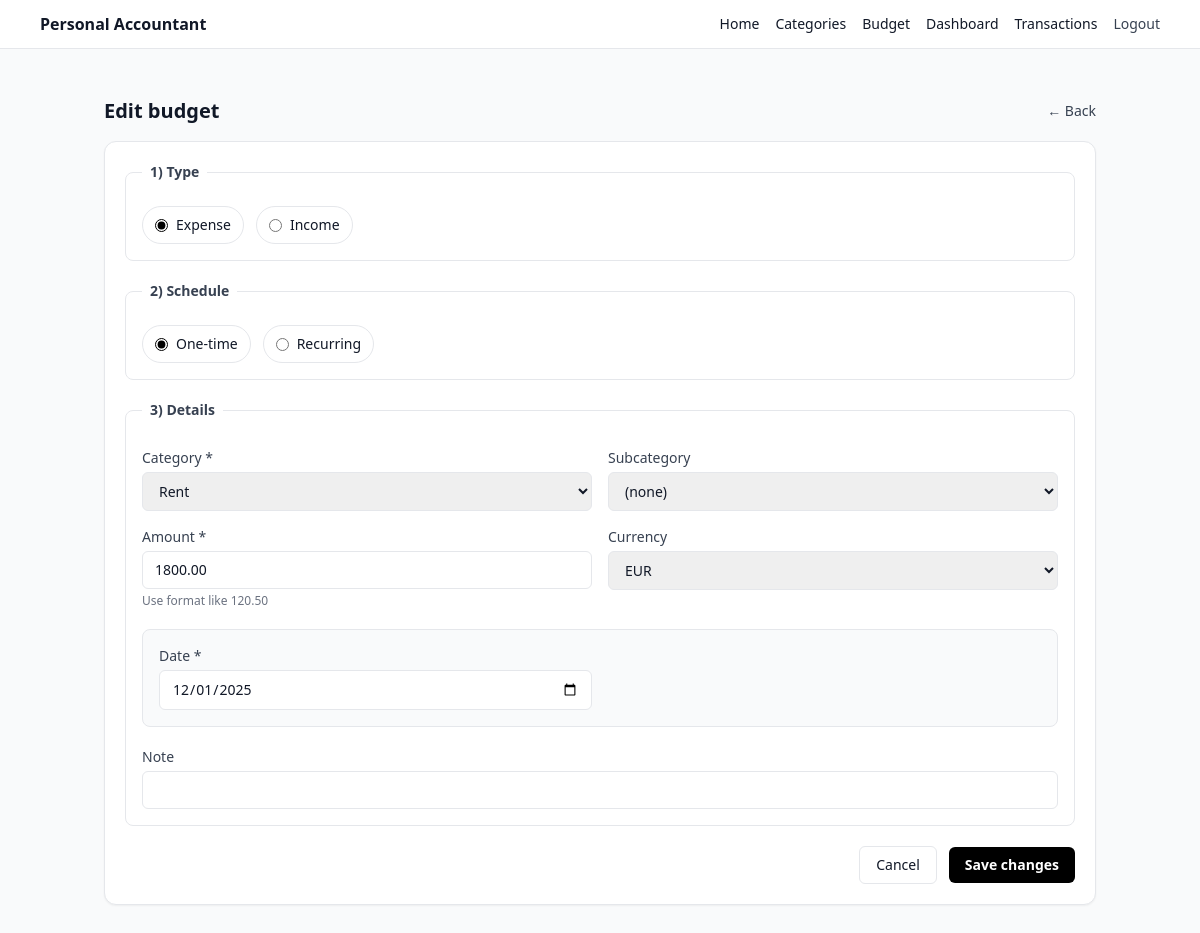
Before: /budget/1/edit (signed in) with the older database file.
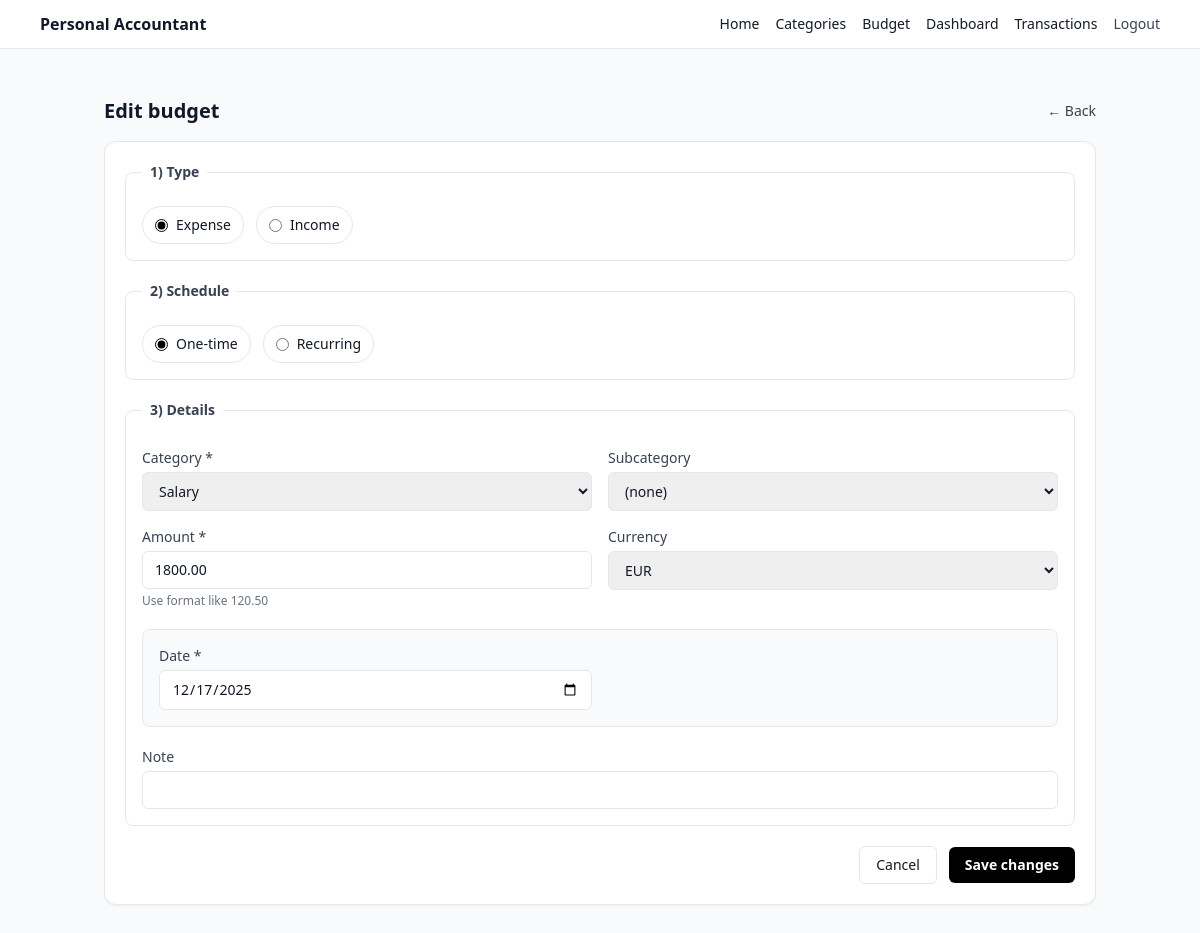
After: the same page with the newer database file.
### app/models.py (models this page shows)
class Budget(SQLModel, table=True):
    id: int | None = Field(default=None, primary_key=True)
    user_id: int = Field(foreign_key="user.id", index=True)
    type: BudgetType  # income/expense
    amount_cents: int
    currency: str  # e.g. "EUR"
    category_id: int = Field(foreign_key="category.id", index=True)
    subcategory_id: int | None = Field(default=None, foreign_key="subcategory.id", index=True)
    is_recurring: bool = False
    repeat_unit: RepeatUnit | None = None        # weekly/monthly/yearly
    repeat_interval: int | None = None           # every N units (1=every month/week/year)
    day_of_month: int | None = None              # for monthly/yearly patterns
    weekday: int | None = None                   # 0=Mon ... 6=Sun for weekly patterns
    one_time_date: date | None = None
    start_date: date | None = None
    end_date: date | None = None
    note: str | None = None
    created_at: datetime = Field(default_factory=datetime.utcnow)

class Category(SQLModel, table=True):
    __table_args__ = (
        UniqueConstraint("user_id", "name", name="uq_category_user_name"),
    )
    id: int | None = Field(default=None, primary_key=True)
    user_id: int = Field(foreign_key="user.id", index=True)
    name: str
    icon: str | None = None  # emoji or icon key
    created_at: datetime = Field(default_factory=datetime.utcnow)

### app/routes/budgets.py (the view)
@router.get("/budget/{budget_id}/edit", response_class=HTMLResponse)
def edit_budget_form(
    request: Request,
    budget_id: int,
    db: Session = Depends(get_session),
    uid: int | None = Depends(current_user_id),
):
    if not uid:
        return RedirectResponse(url="/login", status_code=303)
    budget = db.exec(select(Budget).where(Budget.id == budget_id, Budget.user_id == uid)).first()
    if not budget:
        return RedirectResponse(url="/budget", status_code=303)
    categories = db.exec(select(Category).where(Category.user_id == uid).order_by(Category.name)).all()
    subcategories = db.exec(
        select(Subcategory)
        .where(Subcategory.user_id == uid, Subcategory.category_id == budget.category_id)
        .order_by(Subcategory.name)
    ).all()
    return templates.TemplateResponse(
        "budget_edit.html",
        {
            "request": request,
            "title": "Edit Budget",
            "user_id": uid,
            "budget": budget,
            "categories": categories,
            "subcategories": subcategories,
            "error": None,
            "cents_to_euros_str": cents_to_euros_str,
        },
    )

### templates/budget_edit.html (shortened to what the changed rows need)
{% extends "_base.html" %}
{% block content %}
{% set is_rec = (budget.is_recurring == True) %}
{% set budget_type_value = (budget.type.value if budget.type is not string else budget.type) %}
{% set repeat_unit_value = (budget.repeat_unit.value if budget.repeat_unit and budget.repeat_unit is not string else budget.repeat_unit) %}
<div class="mx-auto max-w-5xl px-4 py-6">
  <div class="mb-4 flex items-center justify-between">
    <h1 class="text-xl font-semibold">Edit budget</h1>
  </div>
  <div class="rounded-xl border bg-white p-5 shadow-sm">
    <form action="/budget/{{ budget.id }}/edit" method="post" class="space-y-5" id="budget-edit-form">
      <fieldset class="rounded-lg border p-4">
        <div class="mt-3 grid grid-cols-1 gap-4 md:grid-cols-2">
          <div>
            <label for="category_id" class="block text-sm font-medium text-gray-700">Category *</label>
            <select
              name="category_id"
              id="category_id"
              class="mt-1 w-full rounded-md border px-3 py-2 text-sm"
              hx-get="/budget/subcategories"
              hx-trigger="change"
              hx-target="#subcategory_id"
              hx-swap="innerHTML"
              required
            >
              {% for c in categories %}
                <option value="{{ c.id }}" {% if c.id == budget.category_id %}selected{% endif %}>{{ c.name }}</option>
              {% endfor %}
            </select>
          </div>
          <div>
            <label for="subcategory_id" class="block text-sm font-medium text-gray-700">Subcategory</label>
            <select name="subcategory_id" id="subcategory_id" class="mt-1 w-full rounded-md border px-3 py-2 text-sm">
              <option value="" {% if not budget.subcategory_id %}selected{% endif %}>(none)</option>
            </select>
          </div>
          <div>
            <label class="block text-sm font-medium text-gray-700">Amount *</label>
            <input
              type="text"
              name="amount_eur"
              class="mt-1 w-full rounded-md border px-3 py-2 text-sm"
              value="{{ cents_to_euros_str(budget.amount_cents) }}"
              required
            >
            <p class="mt-1 text-xs text-gray-500">Use format like 120.50</p>
          </div>
              {% set cur = (budget.currency or "EUR")|upper %}
        </div>
        <div id="one-time-block" class="mt-5 rounded-lg border bg-gray-50 p-4">
          <div class="grid grid-cols-1 gap-4 md:grid-cols-2">
            <div>
              <label class="block text-sm font-medium text-gray-700">Date *</label>
              <input
                type="date"
                name="one_time_date"
                id="one_time_date"
                class="mt-1 w-full rounded-md border px-3 py-2 text-sm"
                value="{{ budget.one_time_date or '' }}"
              >
            </div>
          </div>
        </div>
      </fieldset>
    </form>
  </div>
</div>
{% endblock %}

Changed rows visible on the page:
changed Budget "(none)": category_id "Rent" → "Salary"; one_time_date "12/01/2025" → "12/17/2025"
